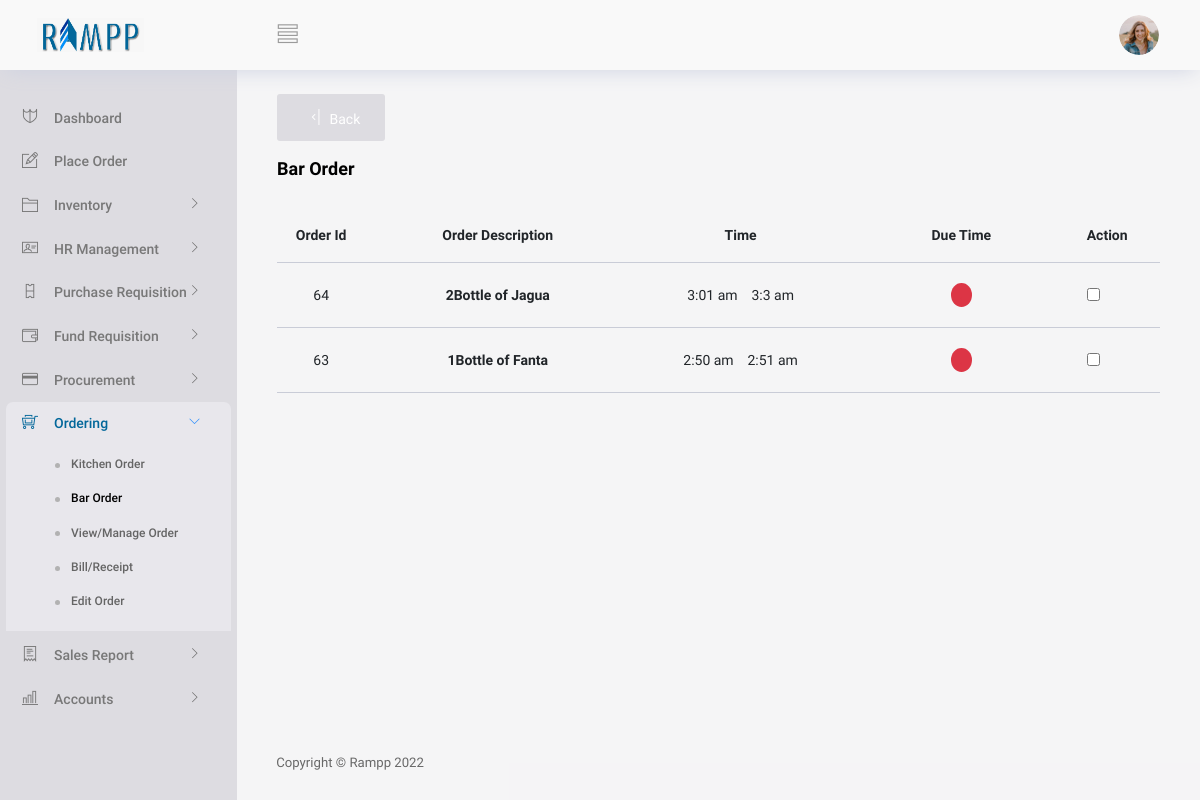
The page /View/Ordering/bar.php (signed in) on the database its author committed.
### tables this page shows
CREATE TABLE IF NOT EXISTS `orders` (
  `sellerid` int(10) DEFAULT NULL,
  `orderid` int(10) NOT NULL,
  `totaltime` int(30) NOT NULL,
  `totalammount` int(200) NOT NULL,
  `status` int(10) NOT NULL,
  `orderdate` date NOT NULL,
  `odertime` varchar(30) NOT NULL,
  `hr` int(10) NOT NULL,
  `min` int(10) NOT NULL,
  `ampm` varchar(20) NOT NULL,
  `br` int(20) NOT NULL,
  `kch` int(20) NOT NULL,
  `receipt` int(10) NOT NULL,
  `k` int(10) NOT NULL,
  `b` int(10) NOT NULL,
  `bill` int(10) NOT NULL,
  `kt` int(100) NOT NULL,
  `bt` int(100) NOT NULL,
  `totalProfit` int(100) NOT NULL,
  `customerId` int(70) NOT NULL
);

CREATE TABLE IF NOT EXISTS `orderditems` (
  `productname` varchar(200) NOT NULL,
  `price` int(100) NOT NULL,
  `quantity` int(100) NOT NULL,
  `amount` int(200) NOT NULL,
  `preptime` int(60) NOT NULL,
  `orderid` int(100) NOT NULL,
  `productcat` varchar(200) NOT NULL,
  `sn` int(200) NOT NULL,
  `finish` int(10) NOT NULL,
  `prepAt` varchar(100) NOT NULL,
  `description` varchar(200) NOT NULL,
  `dateOrderd` date DEFAULT NULL,
  `productId` int(100) NOT NULL,
  `profit` int(100) NOT NULL,
  `costprice` int(100) DEFAULT NULL,
  `sellingprice` int(100) DEFAULT NULL,
  `unitOfMeasure` varchar(70) NOT NULL,
  `id` int(11) NOT NULL AUTO_INCREMENT,
  PRIMARY KEY (`id`)
);

### Controller/generalController.php (called while the page is built, shortened)
<?php
class GeneralController
{
    function getAllOrderItems($conn,$id)
    {
        $items = array();
        $query = "SELECT * FROM orderditems WHERE orderid ='$id'";
        $results = mysqli_query($conn, $query);
        while ($row = mysqli_fetch_array($results)) {
            $items[] = $row;
        }
        return $items;
    }
    function getAllBarOrder($conn)
    {
        $items = array();
        $query = "SELECT * FROM orders WHERE br='1' AND `status`='0'";
        $results = mysqli_query($conn, $query);
        while ($row = mysqli_fetch_array($results)) {
            $items[] = $row;
        }
        return $items;
    }
    function check_in_array(array $array, $callback)
    {
        $value = call_user_func($callback, $array);
        return $value;
    }
}

### View/Ordering/bar.php (the view, shortened to what this page needs)
<?php
   if(isset($_SESSION['validuser']))
   {
     include("../partials/_header.php");
     require("../../Controller/generalController.php");
     $conn = conString1();
    $UserUtils = new GeneralController();
    $order =  $UserUtils->getAllBarOrder($conn);
?>
<body>
  <div class="container-scroller">
    <?php  include("../partials/_navbar.php"); ?>
    <div class="container-fluid page-body-wrapper">
      <div class="main-panel">
        <div class="content-wrapper gbgn">
        <button type="button" id="back" class="btn btn-icon-text text-white" style="background:#dddce1;" onClick="window.history.back()">
          <i class="ti-shift-left-alt btn-icon-append"></i>
          Back
        </button>
          <br/>
          <br/>
          <div class="row">
            <div class="col-md-12 grid-margin">
              <div class="d-flex justify-content-between align-items-center">
                <div>
                  <h4 class="font-weight-bold mb-0">Bar Order</h4>
                </div>
              </div>
            </div>
          </div>
         <div class="row">
         <div class="col-12 grid-margin ">
              <div class="" >
                <div class="">
                <div class="table-responsive">
                    <table class="table table-hover">
                        <thead>
                            <tr>
                                <th class="text-center" width="10%">Order Id</th>
                                <th class="text-center" width="30%">Order Description</th>
                                <th class="text-center" width="25%">Time</th>
                                <th class="text-center" width="25%">Due Time</th>
                                <th class="text-left" width="10%">Action</th>
                            </tr>
                        </thead>
                        <tbody>
                        <?php
                      $data22 =  $UserUtils->check_in_array($order, function($i){
                        $ans = array();
                        foreach ($i as $index => $v) {
                            if ($v['b'] == 0) {
                                $ans[] = $v;
                            }
                        }
                        return (count($ans) == 0?array():$ans);
                        });
                           if (count($data22) < 1) {
                        ?>
                        <tr>
                        <th colspan="4" class="text-center">No Bar Order</th>
                            <?php
                           }else{
                                foreach ($data22  as $index => $value) {
                            ?>
                                <tr>
                                  <td class="text-center"><?php echo $value['orderid'] ?></td>
                                  <td class="text-center">
                                    <div class="row">
                                    <?php
                                    $data =  $UserUtils->getAllOrderItems($conn,$value['orderid']);
                                    $data2 =  $UserUtils->check_in_array($data, function($i){
                                      $ans = array();
                                      foreach ($i as $index => $v) {
                                          if ($v['prepAt'] == "Bar") {
                                              $ans[] = $v;
                                          }
                                      }
                                      return (count($ans) == 0?array():$ans);
                                      });
                                        foreach ($data2 as $index => $value2) {
                                          $min = $value['min']+$value['bt'];
                                    ?>
                                      <div class="col-12">
                                        <p class="font-weight-bold mb-0"><?php echo $value2["quantity"]."".$value2["unitOfMeasure"]." of ". $value2['productname'] ?></p>
                                      </div>
                                    <?php
                                      }
                                    ?>
                                    </div>
                                  </td>
                                  <td class="text-center"><?php echo $value['odertime']?> &nbsp;&nbsp; <?php echo "".$value['hr'].":".$min." ".$value['ampm']?> </td>
                                  <?php
                                   $h = date("h")+1;
                                   $m = date("i");
                                   $ts = "$h:$m";
                                   $hr = $value['hr'];
                                   $ot = "$hr:$min";
                                   $dd = date("h:i",strtotime($ts));
                                   $ee = date("h:i",strtotime($ot));
                                     if ($dd > $ee){
                                ?>
                                 <td class="text-center"><label class='badge badge-danger rounded-circle text-danger'>.</label> </td>
                                <?php
                                }else{
                                  ?>
                                  <td class="text-center"><label class='badge badge-success rounded-circle text-success'>.</label> </td>
                                <?php
                                }
                              ?>
                                    <td class="text-left "><input class="text-primary" value="1"  type="checkbox" onChange="checkItem(<?php echo $value['orderid'] ?>,this)"></td>
                                </tr>
                                <?php
                                }
                                }
                                  ?>
                        </tbody>
                    </table>
                </div>
                </div>
              </div>
            </div>
         </div>
        </div>
        <?php include("../partials/_footer.php"); ?>
        </div>
        </div>
      </div>
<?php
 include("../partials/_script.php");
?>
<?php
 }
 else
 {
     header("Location: ../../index.php?message=loginNot");
     exit;
 }
?>

### www/css/s1.css (style rules this page uses)
.gbgn { background-color: #dddce14d !important; }

### rows shown on the page
orders: orderid "64", odertime "3:01 am", hr "3", min "3", ampm "am"
orderditems: quantity "2", unitOfMeasure "Bottle", productname "Jagua"
orders: orderid "63", odertime "2:50 am", hr "2", min "51", ampm "am"
orderditems: quantity "1", unitOfMeasure "Bottle", productname "Fanta"
